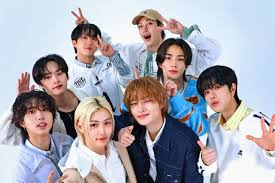
#> input picture Practica2/Imagenes/skz.jpg, 275 x 183 px
$ python matrices.py
#> lines starting #> are read from the running program, lines starting #| are printed output that depends on the picture
import cv2
import os
import numpy as np
import random

#Crear----------------------------------------------------------------------------+
def crearImg():
    # Crear imagen negra de 200x200 con 3 canales (RGB)
    N, M, C = 200, 200, 3
    imn_n = np.zeros((N, M, C), dtype=np.uint8)
    return imn_n

#Abrir----------------------------------------------------------------------------
def abrir(ruta_imagen):
#> called with ruta_imagen = 'Imagenes/skz.jpg'
    if not os.path.exists(ruta_imagen):
        print(f"Error: El archivo no existe en {ruta_imagen}")
        return None

    try:
        imagen = cv2.imread(ruta_imagen)
#> imagen is the input picture: shape (183, 275, 3); mean B, G, R 177, 167.9, 169.4
        if imagen is None:
            print("Error: No se pudo leer la imagen.")
            return None
        print("Imagen Abierta")
        return imagen
    except Exception as e:
        print(f"Error al abrir la imagen: {e}")
        return None


#caracteristicas----------------------------------------------------------------------------
def caracteristicas(imagen):
    print("\nTipo de imagen", type(imagen))
    #Alto: Número de filas (píxeles en la altura de la imagen).
    #Ancho: Número de columnas (píxeles en la anchura de la imagen).
    #Canales: Número de canales de color (generalmente 3 para RGB o 4 para RGBA).
    print("\nImagen (alto, ancho, canales)", (imagen.shape))


# [95 lines left out: functions cambiarpixel, dibujar_lineas, traslacion, escalado, not called in this run]


def rotacion(imagen, angulo):
    # Convertir el ángulo de grados a radianes
    theta = np.radians(angulo)

    # Obtener el tamaño original de la imagen
    alto, ancho = imagen.shape[:2]

    # Calcular el nuevo tamaño máximo que puede ocupar la imagen rotada
    nuevo_ancho = int(ancho * abs(np.cos(theta)) + alto * abs(np.sin(theta)))
    nuevo_alto = int(alto * abs(np.cos(theta)) + ancho * abs(np.sin(theta)))

    # Crear una imagen con el nuevo tamaño con fondo negro
    imagen_modificada = np.zeros((nuevo_alto, nuevo_ancho, 3), dtype=np.uint8)

    # Calcular el nuevo centro de la imagen
    nuevo_cx, nuevo_cy = nuevo_ancho // 2, nuevo_alto // 2
    cx, cy = ancho // 2, alto // 2

    # Aplicar la transformación de rotación a cada píxel
    for i in range(alto):
        for j in range(ancho):
            # Trasladar al origen
            x = j - cx
            y = i - cy

            # Aplicar las ecuaciones de rotación
            x_rot = int(x * np.cos(theta) - y * np.sin(theta) + nuevo_cx)
            y_rot = int(y * np.cos(theta) + x * np.sin(theta) + nuevo_cy)

            # Verificar que los nuevos índices estén dentro de los límites de la imagen ampliada
            if 0 <= x_rot < nuevo_ancho and 0 <= y_rot < nuevo_alto:
                imagen_modificada[y_rot, x_rot] = imagen[i, j]

    # Mostrar características de las imágenes
    caracteristicas(imagen)
    caracteristicas(imagen_modificada)

    # Mostrar la imagen rotada
    cv2.imshow("Imagen Rotada", imagen_modificada)
    cv2.waitKey(0)
    cv2.destroyAllWindows()


# [93 lines left out: functions rotacion_Pivot, reflexion_x, reflexion_y, reflexion_xy, not called in this run]


ruta_original = "Imagenes/skz.jpg"
img_skz = abrir(ruta_original)
img_skz_BN = cv2.cvtColor(img_skz, cv2.COLOR_BGR2GRAY)
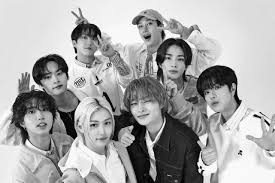
#> img_skz_BN: shape (183, 275); min 0, max 255, mean 169.4
imagen_creada =crearImg()
# [4 lines of commented-out code are left out]
rotacion(img_skz, 80)
#> after the loop in rotacion, `for i in range(alto):`:
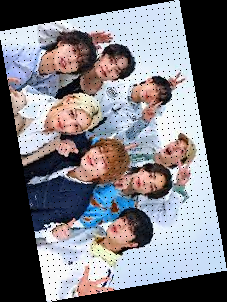
#> imagen_modificada: shape (302, 227, 3); mean B, G, R 126.8, 120.2, 121.4
#| Tipo de imagen <class 'numpy.ndarray'>
#| Imagen (alto, ancho, canales) (183, 275, 3)
#| Tipo de imagen <class 'numpy.ndarray'>
#| Imagen (alto, ancho, canales) (302, 227, 3)
# [4 lines of commented-out code are left out]
